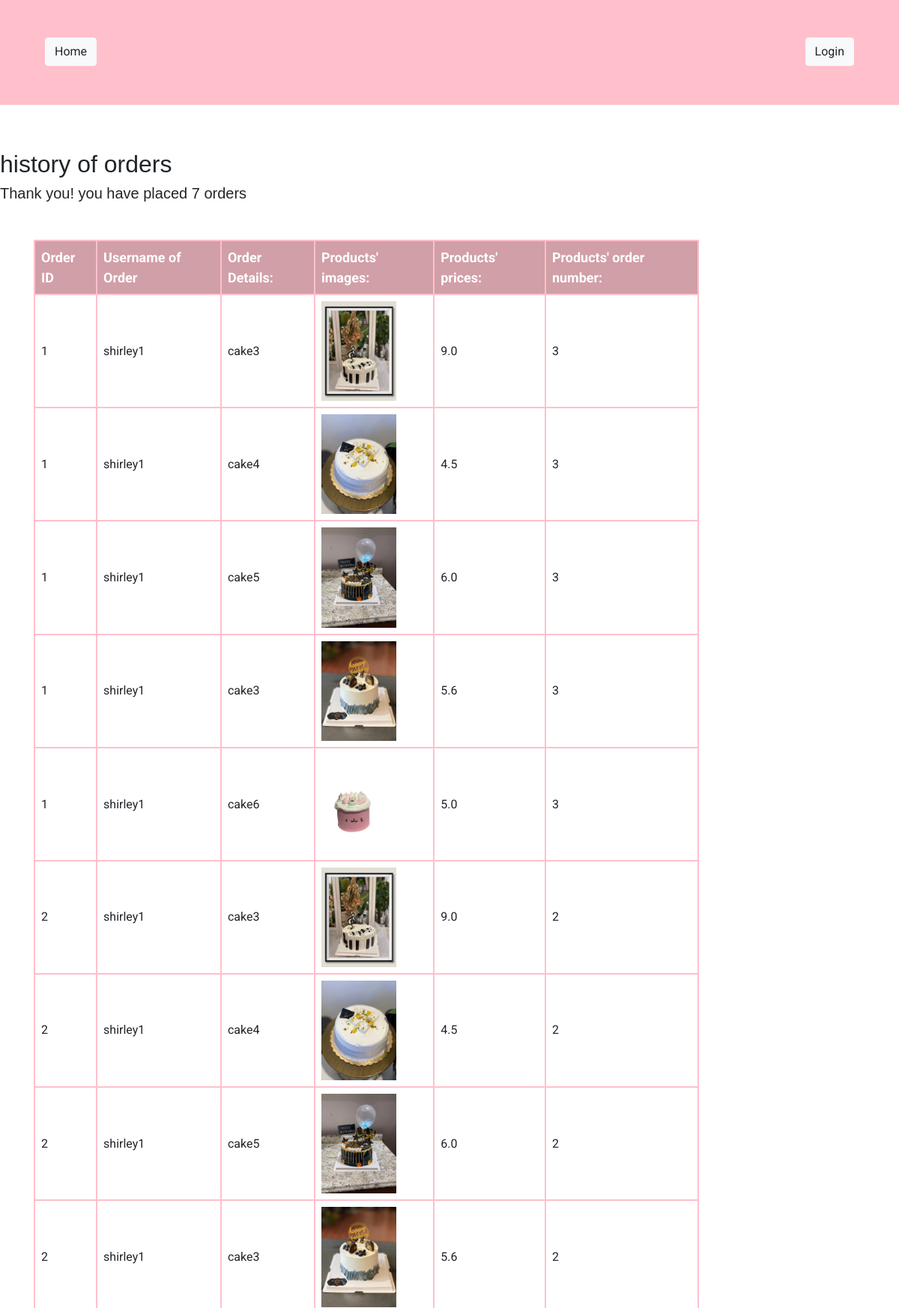
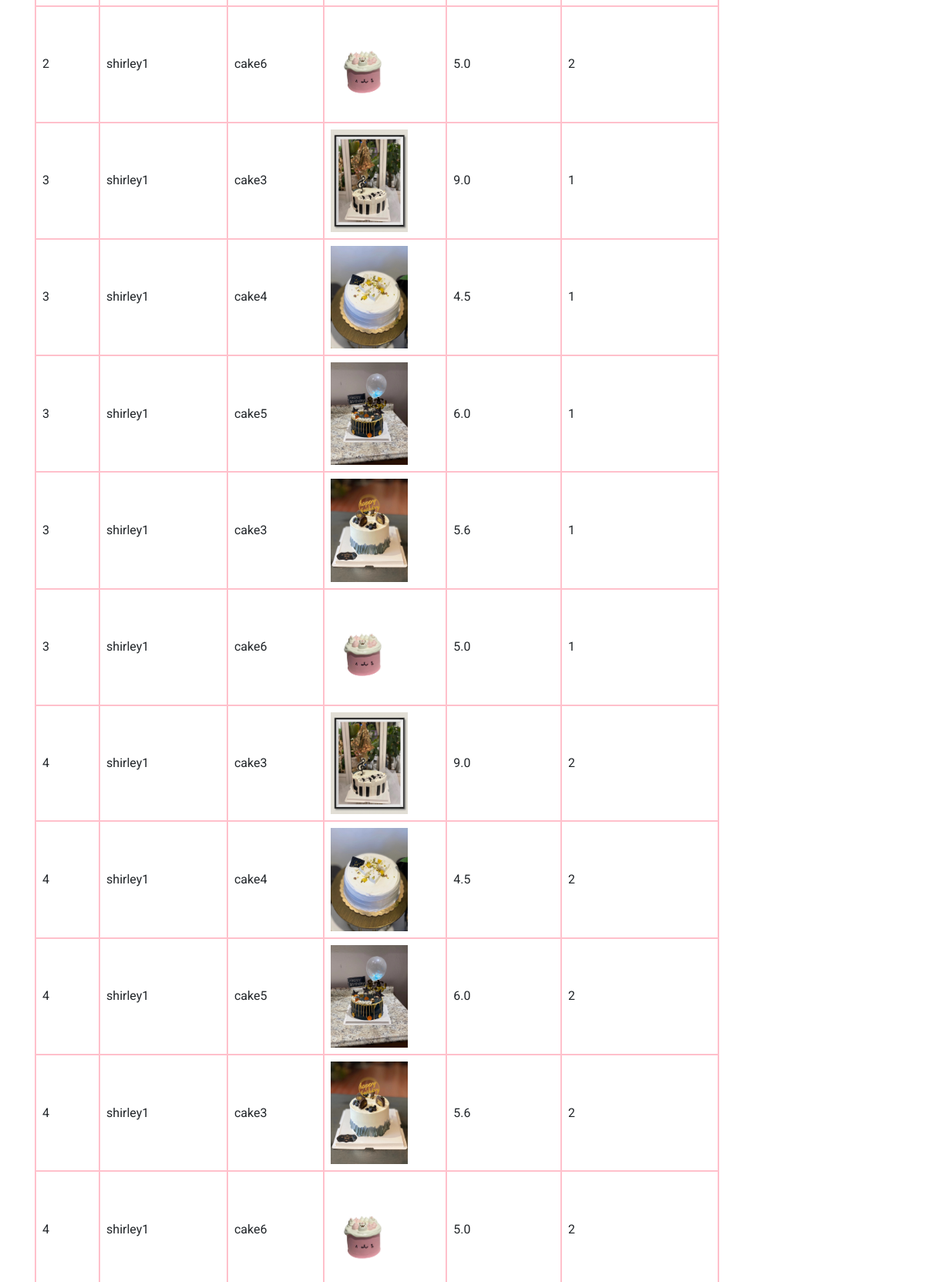
/order_history/shirley1 (upper part), run on the app's committed database (2 pictures, top to bottom).
### app/models.py (models this page shows)
class Order(db.Model):
    __tablename__ = 'orders'
    order_id = db.Column(db.Integer,primary_key = True)
    user_id = db.Column(db.Integer, db.ForeignKey('users.id'))
    incart_number = db.Column(db.Integer)

### app/routes.py (the view)
@app.route('/order_history/<username>')
def order_history(username):
    user = User.query.filter_by(username=username).first_or_404()
    conn = get_db_connection()
    get_order_count_user = conn.execute('''
SELECT COUNT(DISTINCT o.order_id)
FROM orders o,
(
SELECT DISTINCT u.username, o.order_id, p.product_name
FROM orders o, users u, order_items oi, products p
INNER JOIN users ON u.id = o.user_id
INNER JOIN order_items ON o.order_id = oi.order_id
INNER JOIN products ON p.id = oi.product_id
GROUP BY u.id
)as ORDER_number
   ''').fetchall()
    get_order_details = conn.execute('''
SELECT DISTINCT u.username, o.order_id, p.product_name, p.product_image, p.product_price, o.incart_number
FROM orders o, users u, order_items oi, products p
INNER JOIN users ON u.id = o.user_id
INNER JOIN order_items ON o.order_id = oi.order_id
    ''').fetchall()
    conn.close()
    return render_template('order_history.html', user=user, get_order_count_user = get_order_count_user, get_order_details = get_order_details)

### app/routes.py (called while the page is built)
def get_db_connection():
    conn = sqlite3.connect('app.db')
    conn.row_factory = sqlite3.Row
    return conn

### app/templates/order_history.html (shortened to what this page needs)
{% extends 'base.html' %} {% block content %}
<h2>history of orders</h2>
{% for get_count in get_order_count_user %}
<h5>Thank you! you have placed {{ get_count[0]}} orders</h5>
{% endfor %}
<div class="container">
    <table>
        <tr class="top">
            <th>Order ID</th>
            <th>Username of Order</th>
            <th>Order Details:</th>
            <th>Products' images:</th>
            <th>Products' prices:</th>
            <th>Products' order number:</th>
        </tr>
        <tr>
            {% for details in get_order_details %}
            <td>{{ details[1] }}</td>
            <td>{{ details[0] }}</td>
            <td>{{ details[2] }}</td>
            <td>
                <img src="{{ url_for('upload', filename=details[3]) }}" style="width: 100px">
            </td>
            <td>{{ details[4] }}</td>
            <td>{{ details[5] }}</td>
        </tr>
        {% endfor %}
    </table>
</div>
{% endblock %}

### app/static/css/style.css (style rules this page uses)
* { margin: 0; padding: 0; box-sizing: border-box; font-family: 'Roboto', sans-serif; }
.container, .products-container { display: flex; flex-wrap: wrap; margin-top: 50px; padding-bottom: 100px; }

### app/templates/order_history.html (style rules this page uses)
h5 { font-family: arial, sans-serif; }
h2 { font-family: arial, sans-serif; }
table { font-family: arial, sans-serif; border-collapse: collapse; width: 80%; }
td, th { border: 2px solid pink; text-align: left; padding: 8px; }
.top { font-size: large; color: white; background-color: rgb(209, 159, 167); }

### data on the page
Order: order_id "1", details "shirley1", details "cake3", details "9.0", incart_number "3", details "cake4", details "4.5", details "cake5", details "6.0", details "5.6", details "cake6", details "5.0"
Order: order_id "2", details "shirley1", details "cake3", details "9.0", incart_number "2", details "cake4", details "4.5", details "cake5", details "6.0", details "5.6", details "cake6", details "5.0"
Order: order_id "3", details "shirley1", details "cake3", details "9.0", incart_number "1", details "cake4", details "4.5", details "cake5", details "6.0", details "5.6", details "cake6", details "5.0"
Order: order_id "4", details "shirley1", details "cake3", details "9.0", incart_number "2", details "cake4", details "4.5", details "cake5", details "6.0", details "5.6", details "cake6", details "5.0"

### other printed values
{{ get_count[0] }} "7"
